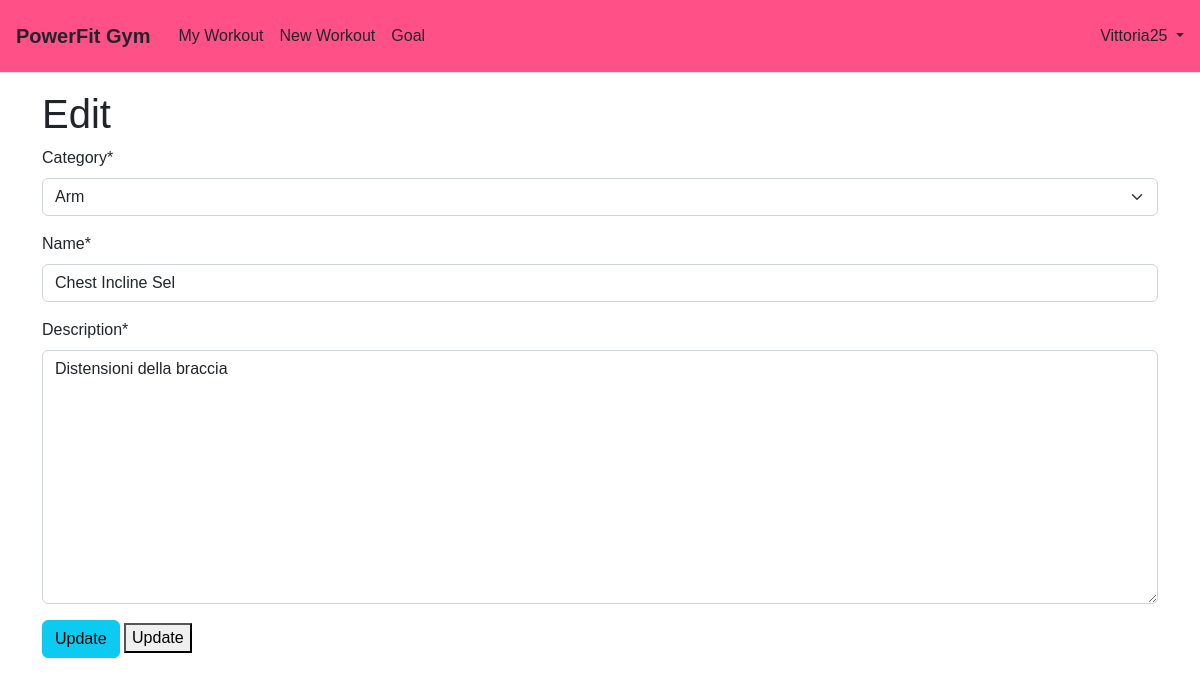
The page /exercises/15/edit/ (signed in) on the database its author committed.
### accounts/models.py (models this page shows)
class CustomUser(AbstractUser):
    age = models.PositiveIntegerField(null=True, blank=True)

### exercises/models.py (models this page shows, shortened)
class Esercizi(models.Model):
    class EnumCategory(models.TextChoices):
        Arm = "AR", _("Arm")
        Abdomen = "AB", _("Abdomen")
        Leg = "L", _("Leg")
    ExID = models.IntegerField(default=0, unique=True, db_index=True)
    category = models.CharField(max_length=2, choices=EnumCategory.choices, default=EnumCategory.Arm)
    name = models.CharField(max_length=255)
    description = models.TextField(max_length=255)
    ripetizioni = models.IntegerField(default=1)
    carico = models.IntegerField(default=0)
    isDefault = models.BooleanField(default=True)

### exercises/views.py (the view)
# urls.py: path("<int:pk>/edit/", views.EserciziUpdateView.as_view(), name="article_edit"),
class EserciziUpdateView(UpdateView):  # new
    model = Esercizi
    fields = ("category", "name", "description")
    template_name = "article_edit.html"

### templates/article_edit.html
{% extends "base.html" %}
{% load crispy_forms_tags %}
{% block content %}
<h1>Edit</h1>
<form action="" method="post">{% csrf_token %}
  {{ form|crispy }}
  <button class="btn btn-info ml-2" type="submit">Update</button>
  <button type="submit">Update</button>
</form>
{% endblock content %}

### templates/base.html (shortened to what this page needs)
<!DOCTYPE html>
<html>
<head>
    {% load static %}
    <link href="https://cdn.jsdelivr.net/npm/bootstrap@5.2.3/dist/css/bootstrap.min.css" rel="stylesheet"
>
</head>
<body style="font-family: sans-serif;">
<header class="p-3 mb-3 border-bottom" style="background: #ff5188; position: fixed; width: 100%; top: 0; z-index: 1;">
    <div class="d-flex flex-wrap align-items-center justify-content-center
        justify-content-lg-start">
        <div style="padding-right: 20px; font-size: 20px;"><a class="navbar-brand middle_space" href="{% url 'home' %}"><b>PowerFit Gym</b></a>
        </div>
        <ul class="nav col-12 col-lg-auto me-lg-auto mb-2 justify-content-center
          mb-md-0">
            {% if user.is_authenticated %}
                <li><a href="{% url 'my_workout' %}" class="nav-link px-2 link-dark">My Workout</a></li>
                <li><a href="{% url 'article_new' %}" class="nav-link px-2 link-dark">New Workout</a></li>
                <li><a href="{% url 'ex_done' %}" class="nav-link px-2 link-dark">Goal</a></li>
                </ul>
                <div class="dropdown text-end">
                    <a href="#" class="d-block link-dark text-decoration-none dropdown-toggle" id="dropdownUser1"
                       data-bs-toggle="dropdown" aria-expanded="false">
                        {{ user.username }}
                    </a>
                </div>
            {% endif %}
    </div>
</header>
<main>
    <div class="container" style="margin-top: 90px">
        {% block content %}
        {% endblock content %}
    </div>
</main>
</body>
</html>

### rows shown on the page
CustomUser: username "Vittoria25"
Esercizi: category "Arm", name "Chest Incline Sel", description "Distensioni della braccia"
